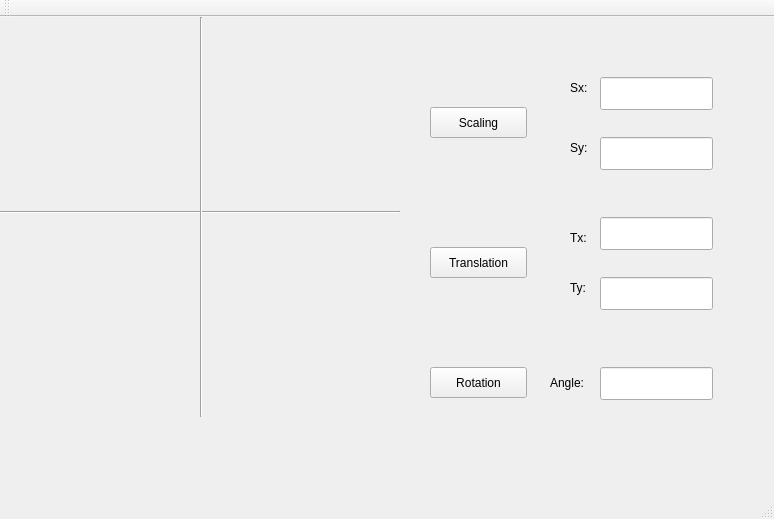
<?xml version="1.0" encoding="UTF-8"?>
<ui version="4.0">
 <class>MainWindow</class>
 <widget class="QMainWindow" name="MainWindow">
  <property name="geometry">
   <rect>
    <x>0</x>
    <y>0</y>
    <width>774</width>
    <height>519</height>
   </rect>
  </property>
  <property name="windowTitle">
   <string>MainWindow</string>
  </property>
  <widget class="QWidget" name="centralWidget">
   <widget class="QLabel" name="label">
    <property name="geometry">
     <rect>
      <x>0</x>
      <y>0</y>
      <width>400</width>
      <height>400</height>
     </rect>
    </property>
    <property name="mouseTracking">
     <bool>true</bool>
    </property>
    <property name="text">
     <string/>
    </property>
   </widget>
   <widget class="QPushButton" name="pushButton">
    <property name="geometry">
     <rect>
      <x>430</x>
      <y>90</y>
      <width>97</width>
      <height>31</height>
     </rect>
    </property>
    <property name="text">
     <string>Scaling</string>
    </property>
   </widget>
   <widget class="QLineEdit" name="sx">
    <property name="geometry">
     <rect>
      <x>600</x>
      <y>60</y>
      <width>113</width>
      <height>33</height>
     </rect>
    </property>
   </widget>
   <widget class="QLineEdit" name="sy">
    <property name="geometry">
     <rect>
      <x>600</x>
      <y>120</y>
      <width>113</width>
      <height>33</height>
     </rect>
    </property>
   </widget>
   <widget class="QLabel" name="label_2">
    <property name="geometry">
     <rect>
      <x>570</x>
      <y>60</y>
      <width>21</width>
      <height>21</height>
     </rect>
    </property>
    <property name="text">
     <string>Sx:</string>
    </property>
   </widget>
   <widget class="QLabel" name="label_3">
    <property name="geometry">
     <rect>
      <x>570</x>
      <y>120</y>
      <width>21</width>
      <height>21</height>
     </rect>
    </property>
    <property name="text">
     <string>Sy:</string>
    </property>
   </widget>
   <widget class="QPushButton" name="pushButton_2">
    <property name="geometry">
     <rect>
      <x>430</x>
      <y>230</y>
      <width>97</width>
      <height>31</height>
     </rect>
    </property>
    <property name="text">
     <string>Translation</string>
    </property>
   </widget>
   <widget class="QLineEdit" name="tx">
    <property name="geometry">
     <rect>
      <x>600</x>
      <y>200</y>
      <width>113</width>
      <height>33</height>
     </rect>
    </property>
   </widget>
   <widget class="QLineEdit" name="ty">
    <property name="geometry">
     <rect>
      <x>600</x>
      <y>260</y>
      <width>113</width>
      <height>33</height>
     </rect>
    </property>
   </widget>
   <widget class="QLabel" name="label_4">
    <property name="geometry">
     <rect>
      <x>570</x>
      <y>210</y>
      <width>21</width>
      <height>21</height>
     </rect>
    </property>
    <property name="text">
     <string>Tx:</string>
    </property>
   </widget>
   <widget class="QLabel" name="label_5">
    <property name="geometry">
     <rect>
      <x>570</x>
      <y>260</y>
      <width>21</width>
      <height>21</height>
     </rect>
    </property>
    <property name="text">
     <string>Ty:</string>
    </property>
   </widget>
   <widget class="QPushButton" name="pushButton_3">
    <property name="geometry">
     <rect>
      <x>430</x>
      <y>350</y>
      <width>97</width>
      <height>31</height>
     </rect>
    </property>
    <property name="text">
     <string>Rotation</string>
    </property>
   </widget>
   <widget class="QLineEdit" name="theta">
    <property name="geometry">
     <rect>
      <x>600</x>
      <y>350</y>
      <width>113</width>
      <height>33</height>
     </rect>
    </property>
   </widget>
   <widget class="QLabel" name="label_6">
    <property name="geometry">
     <rect>
      <x>550</x>
      <y>350</y>
      <width>41</width>
      <height>31</height>
     </rect>
    </property>
    <property name="text">
     <string>Angle:</string>
    </property>
   </widget>
   <widget class="Line" name="line">
    <property name="geometry">
     <rect>
      <x>0</x>
      <y>185</y>
      <width>400</width>
      <height>20</height>
     </rect>
    </property>
    <property name="orientation">
     <enum>Qt::Horizontal</enum>
    </property>
   </widget>
   <widget class="Line" name="line_2">
    <property name="geometry">
     <rect>
      <x>200</x>
      <y>0</y>
      <width>3</width>
      <height>400</height>
     </rect>
    </property>
    <property name="orientation">
     <enum>Qt::Vertical</enum>
    </property>
   </widget>
  </widget>
  <widget class="QMenuBar" name="menuBar">
   <property name="geometry">
    <rect>
     <x>0</x>
     <y>0</y>
     <width>774</width>
     <height>27</height>
    </rect>
   </property>
  </widget>
  <widget class="QToolBar" name="mainToolBar">
   <attribute name="toolBarArea">
    <enum>TopToolBarArea</enum>
   </attribute>
   <attribute name="toolBarBreak">
    <bool>false</bool>
   </attribute>
  </widget>
  <widget class="QStatusBar" name="statusBar"/>
 </widget>
 <layoutdefault spacing="6" margin="11"/>
 <resources/>
 <connections/>
</ui>
